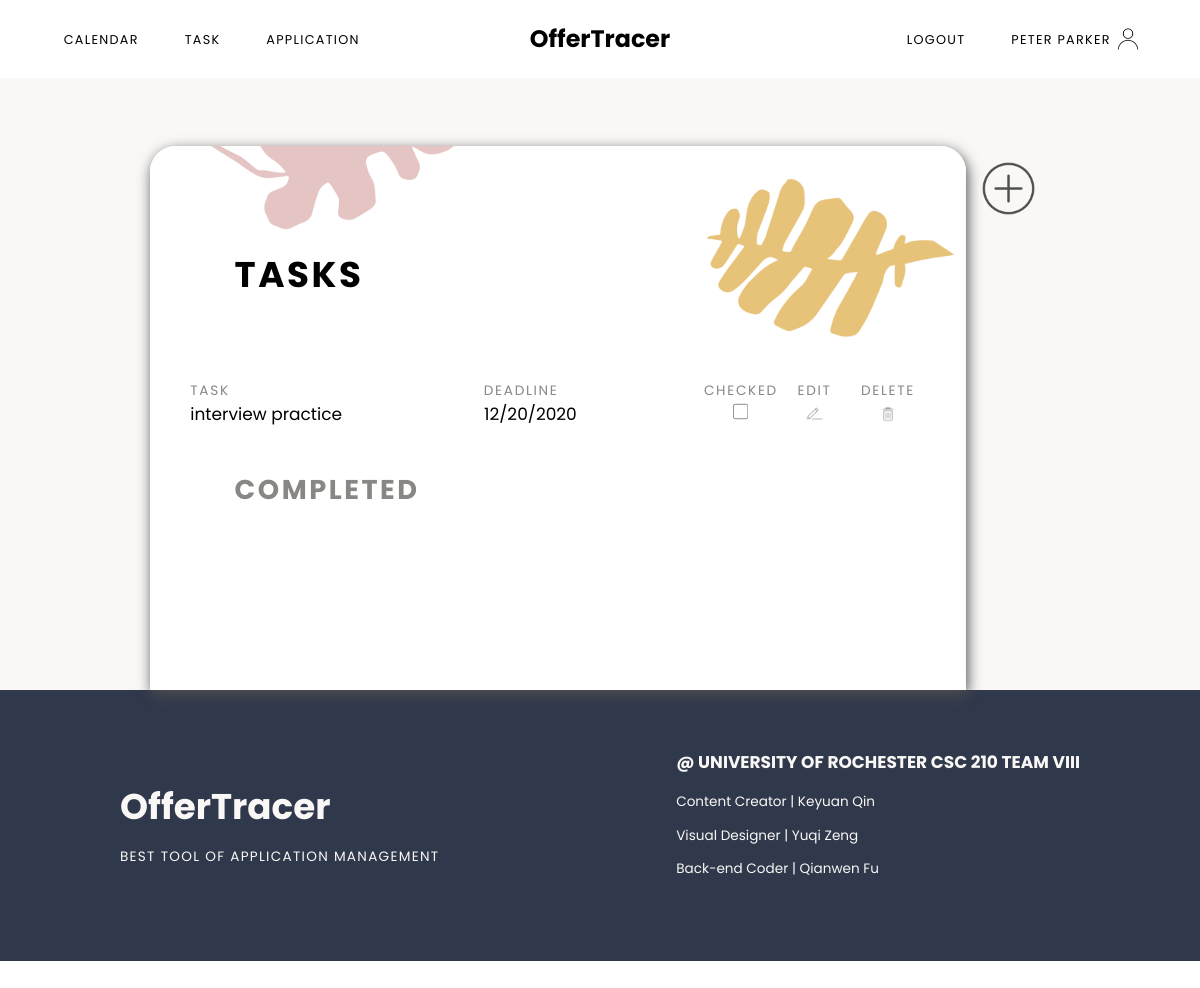
Page /task (signed in) on the committed database.
### models.py (models this page shows, shortened)
class User(UserMixin, db.Model):
	id = db.Column(db.Integer, primary_key=True)
	email = db.Column(db.String(100), unique=True, nullable=False)
	password = db.Column(db.String(100), nullable=False)
	name = db.Column(db.String(100), nullable=False)
	jobs = db.relationship('Job', backref='author', lazy=True)
	tasks = db.relationship('Task', backref='author', lazy=True)
	assessments = db.relationship('Assessment', backref='author', lazy=True)

class Task(db.Model):
	id = db.Column(db.Integer, primary_key=True)
	item = db.Column(db.String(100), nullable=False) #title of this task
	notes = db.Column(db.Text)
	due = db.Column(db.DateTime)
	complete = db.Column(db.Boolean(False), nullable=False)
	job_id = db.Column(db.Integer, db.ForeignKey('job.id'))
	user_id = db.Column(db.Integer, db.ForeignKey('user.id'))

### main.py (the view, shortened to what this page needs)
@main.route('/task', methods=['GET','POST'])
@login_required
def task():
	tasks = []
	completed = []
	data = Task.query.filter_by(user_id=current_user.id)
	jobs = Job.query.filter_by(user_id=current_user.id)
	for stuff in data:
		if stuff.complete == False:
			tasks.append(stuff)
		else:
			completed.append(stuff)
	return render_template('task.html', name=current_user.name, tasks=tasks, completed=completed, jobs=jobs, id=current_user.id)

### app.py (called while the page is built)
@login_manager.user_loader
def load_user(user_id):
	return User.query.get(int(user_id))

### templates/task.html (shortened to what this page needs)
{% extends "baseLogged.html" %}
{% block content %}
<div class="taskContainer sectionContainer">
	<div class="todolist">
		<h1>Tasks</h1>
		<ul class="taskList">
			{% if tasks %}
				{% for task in tasks %}
				<li class="taskItem">
					<div class="taskItemTitle taskIteminner">
						<p>Task</p>
						<p>Deadline</p>
						<p class="complete">Checked</p>
						<p class="complete">Edit</p>
						<p class="complete">Delete</p>
					</div>
					<div class="taskItemRec taskIteminner">
						<p>{{task.item}}</p>
						<p>{{task.due.strftime("%m/%d/%Y")}}</p>
						<p class="complete"><input type="checkbox" name="complete" onclick="window.location.href='{{url_for('main.complete', id = task.id)}}';" value="complete"></p>
						<button class="edit" onclick="window.location.href='{{url_for('main.task_update', task_id = task.id)}}';"></button>
						<button class="delete" onclick="window.location.href='{{url_for('main.task_delete', task_id = task.id)}}';"></button>
					</div>
				</li>
				{% endfor %}
			{% endif %}
		</ul>
		<h2>Completed</h2>
	</div>
	<div class="addButton">
		<button id="myBtn"></button>
	</div>
</div>
{% endblock %}

### templates/baseLogged.html (shortened to what this page needs)
<!DOCTYPE html>
<html lang="en">
<head>
	<link rel="stylesheet" type="text/css" href="{{ url_for('static', filename='css/nav.css') }}">
	<link rel="stylesheet" type="text/css" href="{{ url_for('static', filename='css/styles.css') }}">
	<link rel="stylesheet" type="text/css" href="{{ url_for('static', filename='css/dashboard.css') }}">
	<link rel="stylesheet" type="text/css" href="{{ url_for('static', filename='css/calendar.css') }}">
  	<link rel="stylesheet" type="text/css" href="{{ url_for('static', filename='css/task.css') }}">
  	<link rel="stylesheet" type="text/css" href="{{ url_for('static', filename='css/app.css') }}">
  	<link rel="stylesheet" type="text/css" href="{{ url_for('static', filename='css/update.css') }}">
</head>
<body>
	{% if current_user.is_authenticated %}
	<nav class="main-menu auth">
		<div class="m1">
			<a href="{{url_for('main.calendar')}}">Calendar</a>
			<a href="{{url_for('main.task')}}">Task</a>
			<a href="{{url_for('main.job')}}">Application</a>
		</div>
		<div class="title">
			<a href="{{url_for('main.index')}}">OfferTracer</a>
		</div>
		<div class="m2">
			<a href="{{url_for('auth.logout')}}">Logout</a>
			<a href="{{url_for('main.dashboard')}}" class="accName">{{ name }}</a>
		</div>
	</nav>
	{% block content %}
	{% endblock %}
	<footer class="sectionContainer">
			<div class="content footerContent containAlignCenter">
				<div class="webName">
					<h3>OfferTracer</h3>
					<p>Best Tool of Application Management</p>
				</div>
				<div class="developer">
					<h3>@ University of Rochester CSC 210 TEAM VIII</h3>
					<p>Content Creator | Keyuan Qin</p>
					<p>Visual Designer | Yuqi Zeng</p>
					<p>Back-end Coder | Qianwen Fu</p>
				</div>
			</div>
	</footer>
	{% endif %}
</body>
</html>

### static/css/nav.css (style rules this page uses)
.main-menu { top: 0; width: 100%; display: grid; grid-template-columns: 1fr 1fr 1fr; padding-top: 25px; padding-bottom: 25px; }
.auth { background-color: white; }
.main-menu a { text-decoration: none; color:black; font-family: 'Poppins', sans-serif; }
.title { margin: 0 auto; align-self: center; text-align: center; }
.m1 { padding-left: 50px; padding-top: 11px; }
.m2 { padding-right: 40px; text-align: right; padding-top: 11px; }
.title a { font-size: 28px; font-weight: bolder; }
.m1 a, .m2 a { text-transform: uppercase; margin-left: 25px; margin-right: 25px; font-size: 15px; letter-spacing: 1.5px; }
.accName { background-image: url(../images/user.png); background-repeat: no-repeat; background-position: right; background-size: contain; padding-right: 40px; padding-top: 10px; padding-bottom: 10px; }

### static/css/styles.css (style rules this page uses)
html, body, .container { margin: 0; height: 100%; }
li { list-style: none; }
ul { padding-left: 0; }
.sectionContainer { margin: 0 auto; width: 100%; align-self: center; display: flex; flex-wrap: wrap; justify-content: center; }
.content { height: auto; max-width: 80%; font-family: 'Poppins', sans-serif; display: flex; align-items: center; }
.containAlignCenter { margin: 0 auto; align-self: center; display: flex; flex-wrap: wrap; justify-content: center; }
footer { background-color: #30394b; }
.footerContent { color: #faf8f6; margin-top: 50px; margin-bottom: 80px; width: 100%; justify-content: space-between; }
.webName h3 { font-size: 42px; margin-bottom: 0px; padding-bottom: 0; }
.webName p { text-transform: uppercase; letter-spacing: 1.5px; }
.developer h3 { text-transform: uppercase; font-size: 20px; }
@media (max-width: 1350px) { html { zoom: 90%; } }
@media (max-width: 1250px) { html { zoom: 85%; } }

### static/css/calendar.css (style rules this page uses)
*, *:before, *:after { -moz-box-sizing: border-box; -webkit-box-sizing: border-box; box-sizing: border-box; }

### static/css/task.css (style rules this page uses)
.taskContainer { background-color: #faf8f6; min-height: 90%; }
.todolist { border-top-left-radius: 30px; border-top-right-radius: 30px; width: 960px; margin-top: 80px; background-color: white; font-family: 'Poppins', sans-serif; -webkit-box-shadow: 2px 5px 16px 0px #4f4f4f, 5px 5px 15px 5px rgba(0,0,0,0); box-shadow: 2px 5px 16px 0px #4f4f4f, 5px 5px 15px 5px rgba(0,0,0,0); }
.addButton { margin-top: 80px; }
.addButton button { background-image: url(../images/addButton.png); background-repeat: no-repeat; background-position: center; background-size: contain; background-color: transparent; border: none; width: 100px; height: 100px; outline: none; cursor: pointer; }
.todolist h1 { border-top-left-radius: 30px; border-top-right-radius: 30px; margin-top: 0px; padding-top: 120px; padding-bottom: 50px; background-image: url(../images/taskback.png); background-repeat: no-repeat; background-position: 50% 90%; background-size: cover; padding-left: 100px; font-size: 42px; letter-spacing: 3px; text-transform: uppercase; }
.taskContainer h2 { margin-top: 30px; padding-left: 100px; font-size: 32px; letter-spacing: 3px; text-transform: uppercase; color: #888783; margin-bottom: 20px; }
.todolist ul { width: 90%; margin: 0 auto; }
.taskIteminner { display: grid; grid-template-columns: 2fr 1.5fr 0.5fr 0.5fr 0.5fr; }
.taskItemRec input { margin: 0 auto; height: 19px; width: 19px; }
.complete { text-align: center; }
.taskItemRec p { margin-top: 0; font-size: 20px; }
.taskItemTitle p { margin-bottom: 0; text-transform: uppercase; letter-spacing: 2px; color: #888783; }
.edit { margin: 0 auto; outline: none; border: none; background-color: transparent; width: 30px; background-image: url(../images/edit.png); background-repeat: no-repeat; background-position: top center; background-size: contain; cursor: pointer; }
.delete { margin: 0 auto; outline: none; border: none; background-color: transparent; width: 30px; background-image: url(../images/delete.png); background-repeat: no-repeat; background-position: top center; background-size: contain; cursor: pointer; }

### rows in the picture
User: name "PETER PARKER"
Task: item "interview practice", due "12/20/2020"
